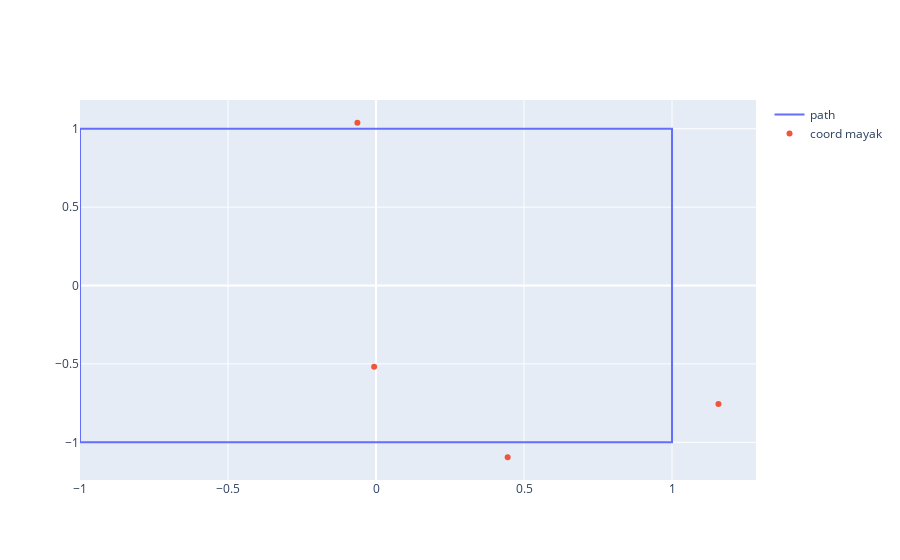

Write notebook code for a chart like this one.
### Code cell
plotAnchors(botn, roomScaler)

### Figure 1 — Plotly figure (JSON) as saved in the notebook; plotly's stock layout.template omitted (floating-point values rounded to 4 significant figures)
{"data": [{"mode": "lines", "name": "path", "type": "scatter", "x": [-1.0, 1.0, 1.0, -1.0, -1.0], "y": [-1.0, -1.0, 1.0, 1.0, -1.0]}, {"mode": "markers", "name": "coord mayak", "type": "scatter", "x": [1.157, 0.4447, -0.00633, -0.06287], "y": [-0.7548, -1.095, -0.5176, 1.038]}], "layout": {}}
